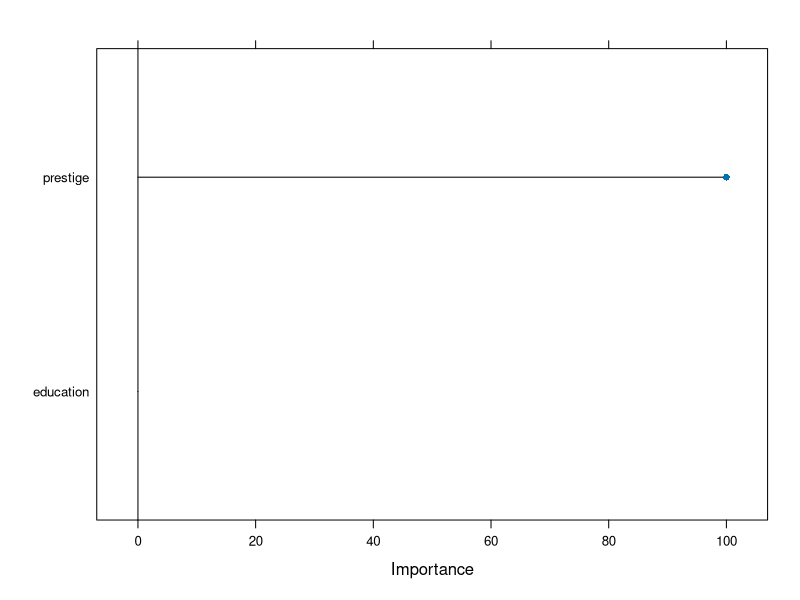

R code for this plot:
## ---- chunk 1
library(car)
library(caret)
## ---- chunk 2
data("Prestige")
## ---- chunk 3
head(Prestige)
nrow(Prestige)
ncol(Prestige)
## ---- chunk 4
train_index <- createDataPartition(Prestige$income, p = 0.75, list = FALSE)
training <- Prestige[train_index, ]
testing <- Prestige[-train_index, ]
## ---- chunk 5
nrow(training)
nrow(testing)
## ---- chunk 6
my_grid <- expand.grid(.decay = c(0.5, 0.1), .size = c(5, 6, 7))
prestige_fit <- train(income ~ prestige + education,
  data = training, method = "nnet", maxit = 1000,
  tuneGrid = my_grid
)
## ---- chunk 7
varImp(prestige_fit)
## ---- chunk 8
plot(varImp(prestige_fit))
## ---- chunk 9
prestige_predict <- predict(prestige_fit, testing)
## ---- chunk 10
prestige_rmse <- sqrt(mean((prestige_predict - testing$income)^2))
prestige_rmse
